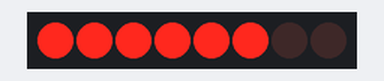
The sketch below on a simulated Arduino Uno, built with avr-gcc and run on an emulated ATmega328P. On the bench: 8 shift-register outputs drawn as a row of LEDs (first output left, lit = HIGH). Wiring (inferred from the names in the program): shift register (74HC595): data pin 3; shift clock pin 4; latch pin 2. Wiring (inferred from the signals the program sends): row of LEDs: on Q0, Q1, Q2, Q3, Q4, Q5, Q6, Q7.

Above: at 0.5 s.
At 2.5 s:
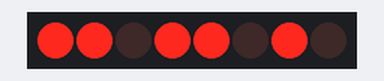
At 4.5 s:
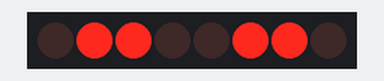
At 9.5 s:
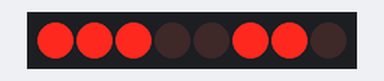
At 14.5 s:
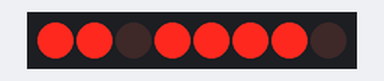
At 19.5 s:
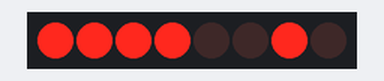
Timing chart, 0 to 20.8 s (numbered marks = the images above):
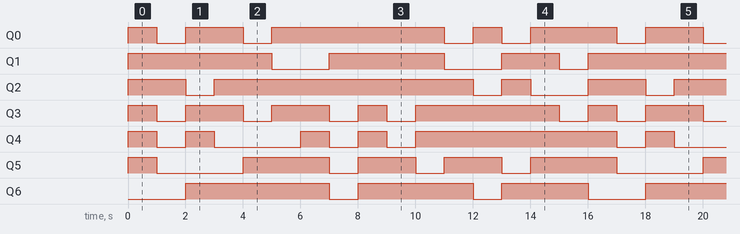

The sketch:

7segment_shiftReg.ino
```cpp
int latchPin = 2; // pinn 12 on 595
int dataPin = 3; // pin 14 on 595
int clockPin = 4; // pin 11 on 595

void setup() {
  // put your setup code here, to run once:
  pinMode(latchPin, OUTPUT);
  pinMode(dataPin, OUTPUT);
  pinMode(clockPin, OUTPUT);

}

void loop() {
  // put your main code here, to run repeatedly:
  // write 0
  digitalWrite(latchPin, LOW);
  shiftOut(dataPin, clockPin, MSBFIRST, 63);
  digitalWrite(latchPin,HIGH);
  delay(1000);

  // write 1
  digitalWrite(latchPin, LOW);
  shiftOut(dataPin, clockPin, MSBFIRST, 6);
  digitalWrite(latchPin,HIGH);
  delay(1000);

  // write 2
  digitalWrite(latchPin, LOW);
  shiftOut(dataPin, clockPin, MSBFIRST, 91);
  digitalWrite(latchPin,HIGH);
  delay(1000);


  // write 3
  digitalWrite(latchPin, LOW);
  shiftOut(dataPin, clockPin, MSBFIRST, 79);
  digitalWrite(latchPin,HIGH);
  delay(1000);


  // write 4
  digitalWrite(latchPin, LOW);
  shiftOut(dataPin, clockPin, MSBFIRST, 102);
  digitalWrite(latchPin,HIGH);
  delay(1000);

  // write 5
  digitalWrite(latchPin, LOW);
  shiftOut(dataPin, clockPin, MSBFIRST, 109);
  digitalWrite(latchPin,HIGH);
  delay(1000);

  // write 6
  digitalWrite(latchPin, LOW);
  shiftOut(dataPin, clockPin, MSBFIRST, 125);
  digitalWrite(latchPin,HIGH);
  delay(1000);

  // write 7
  digitalWrite(latchPin, LOW);
  shiftOut(dataPin, clockPin, MSBFIRST, 7);
  digitalWrite(latchPin,HIGH);
  delay(1000);


  // write 8
  digitalWrite(latchPin, LOW);
  shiftOut(dataPin, clockPin, MSBFIRST, 127);
  digitalWrite(latchPin,HIGH);
  delay(1000);


  // write 9
  digitalWrite(latchPin, LOW);
  shiftOut(dataPin, clockPin, MSBFIRST, 103);
  //shiftOut(dataPin, clockPin, MSBFIRST, 111);
  digitalWrite(latchPin,HIGH);
  delay(1000);

  // write a
  digitalWrite(latchPin, LOW);
  shiftOut(dataPin, clockPin, MSBFIRST, 95);
  digitalWrite(latchPin,HIGH);
  delay(1000);

  // write b
  digitalWrite(latchPin, LOW);
  shiftOut(dataPin, clockPin, MSBFIRST, 124);
  digitalWrite(latchPin,HIGH);
  delay(1000);

  // write c
  digitalWrite(latchPin, LOW);
  shiftOut(dataPin, clockPin, MSBFIRST, 57);
  digitalWrite(latchPin,HIGH);
  delay(1000);

  // write d
  digitalWrite(latchPin, LOW);
  shiftOut(dataPin, clockPin, MSBFIRST, 94);
  digitalWrite(latchPin,HIGH);
  delay(1000);

  // write e
  digitalWrite(latchPin, LOW);
  shiftOut(dataPin, clockPin, MSBFIRST, 123);
  digitalWrite(latchPin,HIGH);
  delay(1000);

  // write f
  digitalWrite(latchPin, LOW);
  shiftOut(dataPin, clockPin, MSBFIRST, 113);
  digitalWrite(latchPin,HIGH);
  delay(1000);


}
```

Measured:
- by itself, Q0: repeats every 16.0 s: LOW 1.0 s, HIGH 2.0 s, LOW 1.0 s, HIGH 6.0 s, LOW 1.0 s, HIGH 1.0 s, LOW 1.0 s, HIGH 3.0 s
- by itself, Q1: repeats every 16.0 s: LOW 2.0 s, HIGH 4.0 s, LOW 2.0 s, HIGH 2.0 s, LOW 1.0 s, HIGH 5.0 s
- by itself, Q2: repeats every 16.0 s: LOW 1.0 s, HIGH 9.0 s, LOW 1.0 s, HIGH 1.0 s, LOW 2.0 s, HIGH 2.0 s
- by itself, Q3: repeats every 16.0 s: 2 × (LOW 1.0 s, HIGH 2.0 s), LOW 1.0 s, HIGH 1.0 s, LOW 1.0 s, HIGH 5.0 s, LOW 1.0 s, HIGH 1.0 s
- by itself, Q4: repeats every 16.0 s: LOW 1.0 s, HIGH 1.0 s, LOW 3.0 s, 2 × (HIGH 1.0 s, LOW 1.0 s), HIGH 7.0 s
- by itself, Q5: repeats every 16.0 s: LOW 3.0 s, HIGH 3.0 s, 2 × (LOW 1.0 s, HIGH 2.0 s), LOW 1.0 s, HIGH 3.0 s
- by itself, Q6: repeats every 16.0 s: LOW 1.0 s, HIGH 4.0 s, LOW 1.0 s, HIGH 3.0 s, LOW 2.0 s, HIGH 5.0 s
